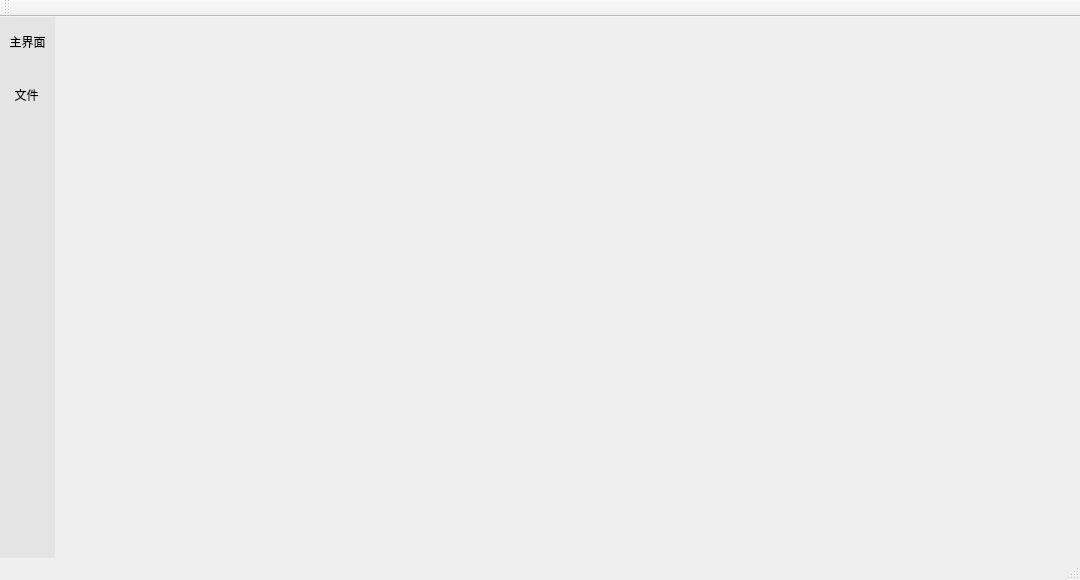
<?xml version="1.0" encoding="UTF-8"?>
<ui version="4.0">
 <class>MAINWINClass</class>
 <widget class="QMainWindow" name="MAINWINClass">
  <property name="geometry">
   <rect>
    <x>0</x>
    <y>0</y>
    <width>1080</width>
    <height>580</height>
   </rect>
  </property>
  <property name="minimumSize">
   <size>
    <width>1080</width>
    <height>580</height>
   </size>
  </property>
  <property name="windowTitle">
   <string>扎染</string>
  </property>
  <widget class="QWidget" name="centralWidget">
   <property name="minimumSize">
    <size>
     <width>1080</width>
     <height>500</height>
    </size>
   </property>
   <property name="maximumSize">
    <size>
     <width>16777215</width>
     <height>16777215</height>
    </size>
   </property>
   <layout class="QGridLayout" name="gridLayout_2">
    <property name="leftMargin">
     <number>0</number>
    </property>
    <property name="topMargin">
     <number>0</number>
    </property>
    <property name="rightMargin">
     <number>0</number>
    </property>
    <property name="bottomMargin">
     <number>0</number>
    </property>
    <property name="spacing">
     <number>0</number>
    </property>
    <item row="0" column="0">
     <widget class="QWidget" name="sideBar" native="true">
      <property name="minimumSize">
       <size>
        <width>55</width>
        <height>500</height>
       </size>
      </property>
      <property name="maximumSize">
       <size>
        <width>16777215</width>
        <height>16777215</height>
       </size>
      </property>
      <property name="styleSheet">
       <string notr="true">QWidget{
	background-color: rgb(228, 228, 228);  /* 设置背景色为灰色 */
}
</string>
      </property>
      <layout class="QGridLayout" name="gridLayout">
       <property name="leftMargin">
        <number>0</number>
       </property>
       <property name="topMargin">
        <number>0</number>
       </property>
       <property name="rightMargin">
        <number>0</number>
       </property>
       <property name="bottomMargin">
        <number>0</number>
       </property>
       <property name="spacing">
        <number>0</number>
       </property>
       <item row="0" column="0">
        <widget class="QToolButton" name="BarWIN">
         <property name="minimumSize">
          <size>
           <width>46</width>
           <height>50</height>
          </size>
         </property>
         <property name="styleSheet">
          <string notr="true">/* 默认 */
QToolButton{   
	border-top: 3px outset transparent;           /* 上边框宽度3像素、突出显示、颜色为透明 */
	border-bottom: 7px outset transparent;
	border-right: 3px outset transparent;
	border-left: 3px outset transparent;
    min-width: 40px;                            /* 控件最小宽度 */
    min-height: 40px;
	background-color: rgb(228, 228, 228);
}

/* 鼠标悬停 */
QToolButton:hover{
	background-color: rgb(205, 205, 205);
}

/* 点击和按下 */
QToolButton:pressed,QToolButton:checked{
	border-left: 3px outset rgb(93, 95, 97);  /* 左边框宽度3像素、突出显示、颜色为深深灰 */
	background-color: rgb(246, 246, 246);	
}

QPushButton:default {
    border-color: navy; /* make the default button prominent */
}
</string>
         </property>
         <property name="text">
          <string>主界面</string>
         </property>
         <property name="icon">
          <iconset>
           <normaloff>favicon.ico</normaloff>favicon.ico</iconset>
         </property>
         <property name="iconSize">
          <size>
           <width>30</width>
           <height>30</height>
          </size>
         </property>
         <property name="checkable">
          <bool>true</bool>
         </property>
         <property name="autoExclusive">
          <bool>true</bool>
         </property>
         <property name="toolButtonStyle">
          <enum>Qt::ToolButtonTextUnderIcon</enum>
         </property>
        </widget>
       </item>
       <item row="1" column="0">
        <widget class="QToolButton" name="FileWIN">
         <property name="minimumSize">
          <size>
           <width>46</width>
           <height>50</height>
          </size>
         </property>
         <property name="styleSheet">
          <string notr="true">/* 默认 */
QToolButton{   
	border-top: 3px outset transparent;           /* 上边框宽度3像素、突出显示、颜色为透明 */
	border-bottom: 7px outset transparent;
	border-right: 3px outset transparent;
	border-left: 3px outset transparent;
    min-width: 40px;                            /* 控件最小宽度 */
    min-height: 40px;
	background-color: rgb(228, 228, 228);
}

/* 鼠标悬停 */
QToolButton:hover{
	background-color: rgb(205, 205, 205);
}

/* 点击和按下 */
QToolButton:pressed,QToolButton:checked{
	border-left: 3px outset rgb(93, 95, 97);  /* 左边框宽度3像素、突出显示、颜色为深深灰 */
	background-color: rgb(246, 246, 246);	
}

QPushButton:default {
    border-color: navy; /* make the default button prominent */
}</string>
         </property>
         <property name="text">
          <string>文件</string>
         </property>
         <property name="icon">
          <iconset>
           <normaloff>file2.jpeg</normaloff>file2.jpeg</iconset>
         </property>
         <property name="iconSize">
          <size>
           <width>30</width>
           <height>30</height>
          </size>
         </property>
         <property name="checkable">
          <bool>true</bool>
         </property>
         <property name="autoExclusive">
          <bool>true</bool>
         </property>
         <property name="toolButtonStyle">
          <enum>Qt::ToolButtonTextUnderIcon</enum>
         </property>
        </widget>
       </item>
       <item row="2" column="0">
        <spacer name="verticalSpacer">
         <property name="orientation">
          <enum>Qt::Vertical</enum>
         </property>
         <property name="sizeHint" stdset="0">
          <size>
           <width>20</width>
           <height>40</height>
          </size>
         </property>
        </spacer>
       </item>
      </layout>
     </widget>
    </item>
    <item row="0" column="1">
     <widget class="QStackedWidget" name="stackedWidget">
      <property name="minimumSize">
       <size>
        <width>1020</width>
        <height>530</height>
       </size>
      </property>
      <property name="maximumSize">
       <size>
        <width>16777215</width>
        <height>16777215</height>
       </size>
      </property>
     </widget>
    </item>
   </layout>
  </widget>
  <widget class="QMenuBar" name="menuBar">
   <property name="geometry">
    <rect>
     <x>0</x>
     <y>0</y>
     <width>1080</width>
     <height>17</height>
    </rect>
   </property>
  </widget>
  <widget class="QToolBar" name="mainToolBar">
   <attribute name="toolBarArea">
    <enum>TopToolBarArea</enum>
   </attribute>
   <attribute name="toolBarBreak">
    <bool>false</bool>
   </attribute>
  </widget>
  <widget class="QStatusBar" name="statusBar"/>
 </widget>
 <layoutdefault spacing="6" margin="11"/>
 <resources/>
 <connections>
  <connection>
   <sender>BarWIN</sender>
   <signal>clicked()</signal>
   <receiver>MAINWINClass</receiver>
   <slot>BarWIN_clicked()</slot>
   <hints>
    <hint type="sourcelabel">
     <x>27</x>
     <y>54</y>
    </hint>
    <hint type="destinationlabel">
     <x>-2</x>
     <y>90</y>
    </hint>
   </hints>
  </connection>
  <connection>
   <sender>FileWIN</sender>
   <signal>clicked()</signal>
   <receiver>MAINWINClass</receiver>
   <slot>FileWIN_clicked()</slot>
   <hints>
    <hint type="sourcelabel">
     <x>22</x>
     <y>144</y>
    </hint>
    <hint type="destinationlabel">
     <x>-1</x>
     <y>194</y>
    </hint>
   </hints>
  </connection>
 </connections>
 <slots>
  <slot>BarWIN_clicked()</slot>
  <slot>PLCWIN_clicked()</slot>
  <slot>FileWIN_clicked()</slot>
  <slot>SettingWIN_clicked()</slot>
 </slots>
</ui>
